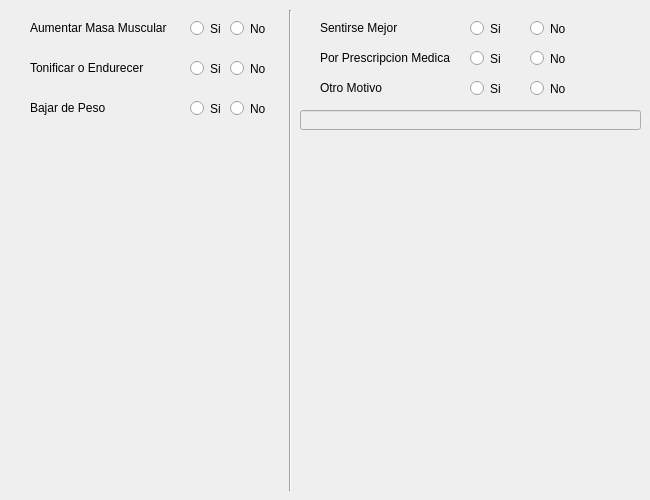
   <widget class="QWidget" name="tab_Objetivos_Generales">
    <attribute name="title">
     <string>Objetivos Generales</string>
    </attribute>
    <widget class="Line" name="line_8">
     <property name="geometry">
      <rect>
       <x>280</x>
       <y>10</y>
       <width>20</width>
       <height>481</height>
      </rect>
     </property>
     <property name="orientation">
      <enum>Qt::Vertical</enum>
     </property>
    </widget>
    <widget class="QRadioButton" name="radioButton_AumentaMasaMuscularSi">
     <property name="geometry">
      <rect>
       <x>190</x>
       <y>20</y>
       <width>82</width>
       <height>17</height>
      </rect>
     </property>
     <property name="text">
      <string>Si</string>
     </property>
     <property name="autoExclusive">
      <bool>false</bool>
     </property>
    </widget>
    <widget class="QRadioButton" name="radioButton_TonificarSi">
     <property name="geometry">
      <rect>
       <x>190</x>
       <y>60</y>
       <width>82</width>
       <height>17</height>
      </rect>
     </property>
     <property name="text">
      <string>Si</string>
     </property>
     <property name="autoExclusive">
      <bool>false</bool>
     </property>
    </widget>
    <widget class="QRadioButton" name="radioButton_BajarPesoSi">
     <property name="geometry">
      <rect>
       <x>190</x>
       <y>100</y>
       <width>82</width>
       <height>17</height>
      </rect>
     </property>
     <property name="text">
      <string>Si</string>
     </property>
     <property name="autoExclusive">
      <bool>false</bool>
     </property>
    </widget>
    <widget class="QRadioButton" name="radioButton_SentireseMejorSi">
     <property name="geometry">
      <rect>
       <x>470</x>
       <y>20</y>
       <width>82</width>
       <height>17</height>
      </rect>
     </property>
     <property name="text">
      <string>Si</string>
     </property>
     <property name="autoExclusive">
      <bool>false</bool>
     </property>
    </widget>
    <widget class="QRadioButton" name="radioButton_PrescripcionMedicaSi">
     <property name="geometry">
      <rect>
       <x>470</x>
       <y>50</y>
       <width>82</width>
       <height>17</height>
      </rect>
     </property>
     <property name="text">
      <string>Si</string>
     </property>
     <property name="autoExclusive">
      <bool>false</bool>
     </property>
    </widget>
    <widget class="QLineEdit" name="lineEdit_OtroMotivoCual">
     <property name="enabled">
      <bool>false</bool>
     </property>
     <property name="geometry">
      <rect>
       <x>300</x>
       <y>110</y>
       <width>341</width>
       <height>20</height>
      </rect>
     </property>
     <property name="maxLength">
      <number>500</number>
     </property>
    </widget>
    <widget class="QRadioButton" name="radioButton_OtroMotivoSi">
     <property name="geometry">
      <rect>
       <x>470</x>
       <y>80</y>
       <width>82</width>
       <height>17</height>
      </rect>
     </property>
     <property name="text">
      <string>Si</string>
     </property>
     <property name="autoExclusive">
      <bool>false</bool>
     </property>
    </widget>
    <widget class="QRadioButton" name="radioButton_AumentaMasaMuscularNo">
     <property name="geometry">
      <rect>
       <x>230</x>
       <y>20</y>
       <width>82</width>
       <height>17</height>
      </rect>
     </property>
     <property name="text">
      <string>No</string>
     </property>
     <property name="autoExclusive">
      <bool>false</bool>
     </property>
    </widget>
    <widget class="QRadioButton" name="radioButton_TonificarNo">
     <property name="geometry">
      <rect>
       <x>230</x>
       <y>60</y>
       <width>82</width>
       <height>17</height>
      </rect>
     </property>
     <property name="text">
      <string>No</string>
     </property>
     <property name="autoExclusive">
      <bool>false</bool>
     </property>
    </widget>
    <widget class="QRadioButton" name="radioButton_BajarPesoNo">
     <property name="geometry">
      <rect>
       <x>230</x>
       <y>100</y>
       <width>82</width>
       <height>17</height>
      </rect>
     </property>
     <property name="text">
      <string>No</string>
     </property>
     <property name="autoExclusive">
      <bool>false</bool>
     </property>
    </widget>
    <widget class="QRadioButton" name="radioButton_SentireseMejorNo">
     <property name="geometry">
      <rect>
       <x>530</x>
       <y>20</y>
       <width>82</width>
       <height>17</height>
      </rect>
     </property>
     <property name="text">
      <string>No</string>
     </property>
     <property name="autoExclusive">
      <bool>false</bool>
     </property>
    </widget>
    <widget class="QRadioButton" name="radioButton_PrescripcionMedicaNo">
     <property name="geometry">
      <rect>
       <x>530</x>
       <y>50</y>
       <width>82</width>
       <height>17</height>
      </rect>
     </property>
     <property name="text">
      <string>No</string>
     </property>
     <property name="autoExclusive">
      <bool>false</bool>
     </property>
    </widget>
    <widget class="QRadioButton" name="radioButton_OtroMotivoNo">
     <property name="geometry">
      <rect>
       <x>530</x>
       <y>80</y>
       <width>82</width>
       <height>17</height>
      </rect>
     </property>
     <property name="text">
      <string>No</string>
     </property>
     <property name="autoExclusive">
      <bool>false</bool>
     </property>
    </widget>
    <widget class="QLabel" name="label_AumentarMasaMuscular">
     <property name="geometry">
      <rect>
       <x>30</x>
       <y>20</y>
       <width>151</width>
       <height>16</height>
      </rect>
     </property>
     <property name="text">
      <string>Aumentar Masa Muscular</string>
     </property>
    </widget>
    <widget class="QLabel" name="label_Tonificar">
     <property name="geometry">
      <rect>
       <x>30</x>
       <y>60</y>
       <width>121</width>
       <height>16</height>
      </rect>
     </property>
     <property name="text">
      <string>Tonificar o Endurecer</string>
     </property>
    </widget>
    <widget class="QLabel" name="label_BajarPeso">
     <property name="geometry">
      <rect>
       <x>30</x>
       <y>100</y>
       <width>131</width>
       <height>16</height>
      </rect>
     </property>
     <property name="text">
      <string>Bajar de Peso</string>
     </property>
    </widget>
    <widget class="QLabel" name="label_SentirseMejor">
     <property name="geometry">
      <rect>
       <x>320</x>
       <y>20</y>
       <width>131</width>
       <height>16</height>
      </rect>
     </property>
     <property name="text">
      <string>Sentirse Mejor</string>
     </property>
    </widget>
    <widget class="QLabel" name="label_PrescripcionMedica">
     <property name="geometry">
      <rect>
       <x>320</x>
       <y>50</y>
       <width>131</width>
       <height>16</height>
      </rect>
     </property>
     <property name="text">
      <string>Por Prescripcion Medica</string>
     </property>
    </widget>
    <widget class="QLabel" name="label_OtroMotivo">
     <property name="geometry">
      <rect>
       <x>320</x>
       <y>80</y>
       <width>121</width>
       <height>16</height>
      </rect>
     </property>
     <property name="text">
      <string>Otro Motivo</string>
     </property>
    </widget>
   </widget>
